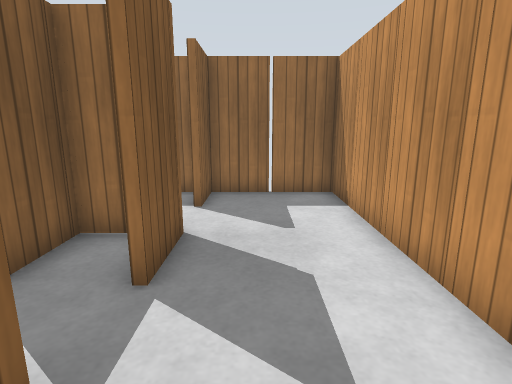
[1] (above)

24 first-person views from a walk through a world built for the Gazebo simulator. The camera is 1 m above the floor, tilts 12° down and sees 80° across. The floor is counted in squares, 0.5 m on a side. Each view is taken from the middle of a square. On the plan, view 1 faces up. The plan holds only what a view shows up to about 17 squares ahead; the rest is blank. Gazebo's built-in surfaces are drawn with simple patterns.

[2]
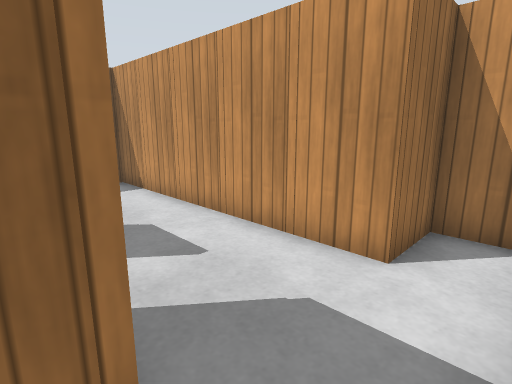

[3]
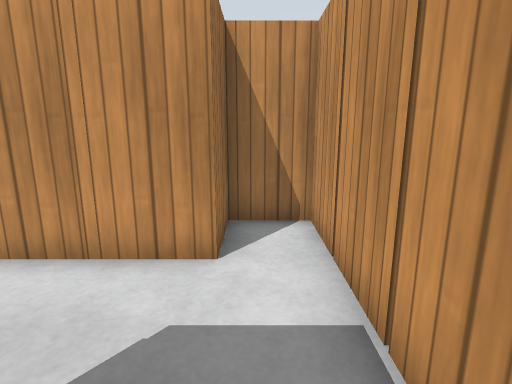

[4]
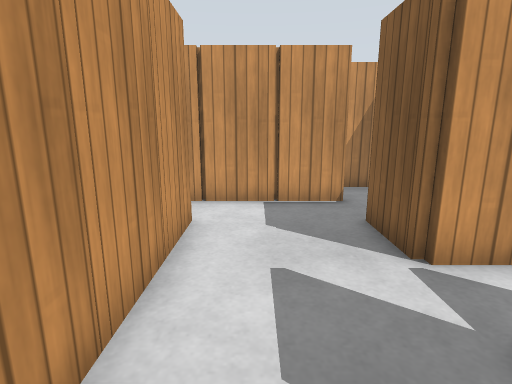

[5]
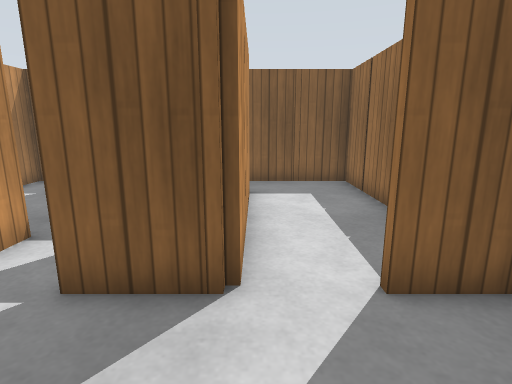

[6]
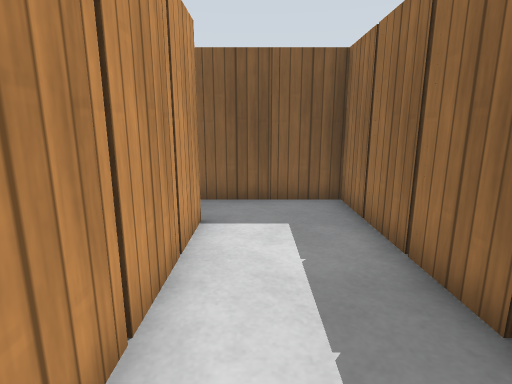

[7]
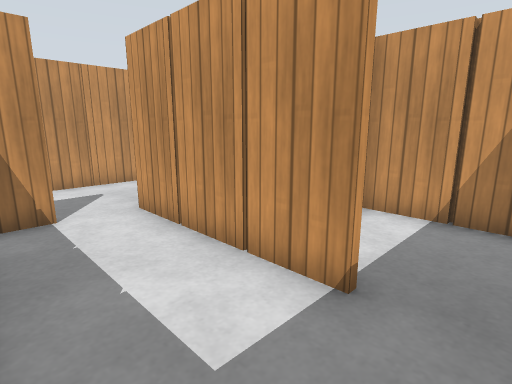

[8]
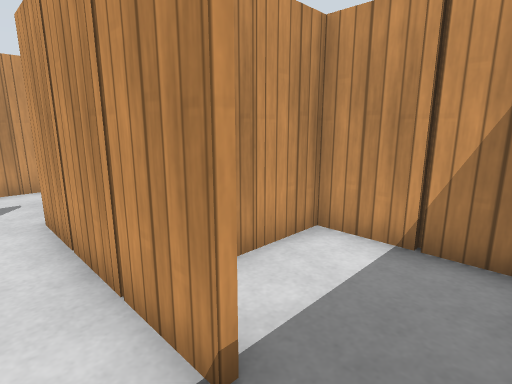

[9]
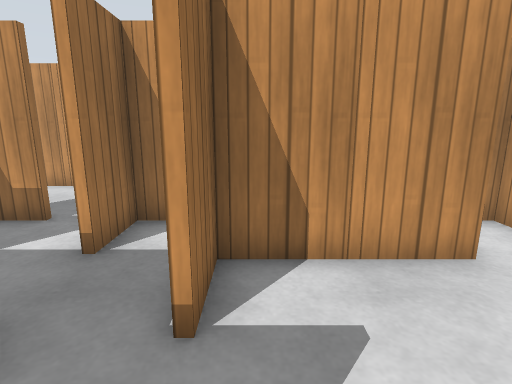

[10]
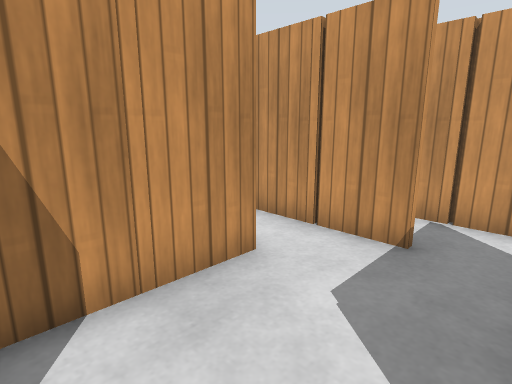

[11]
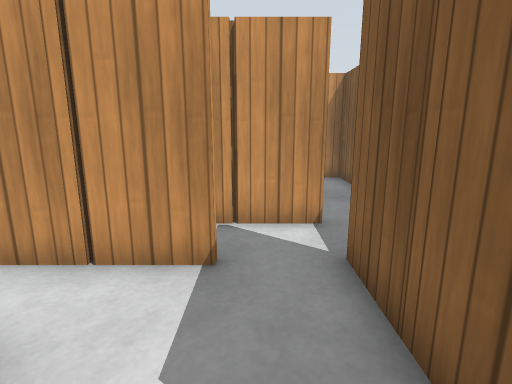

[12]
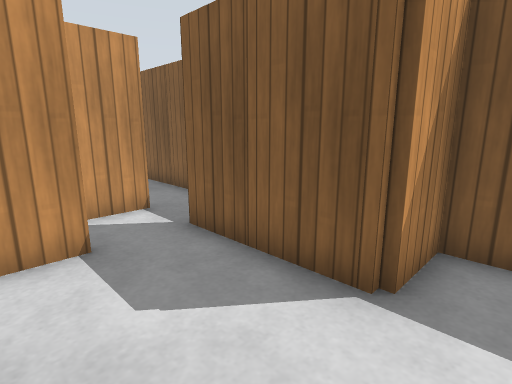

[13]
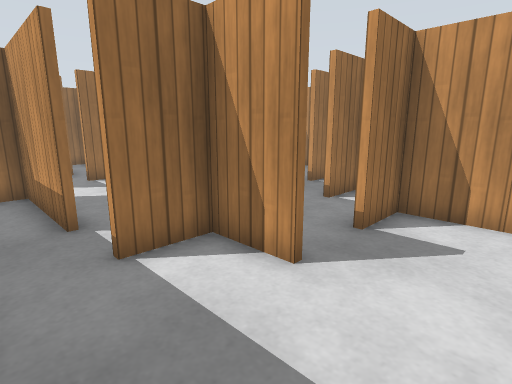

[14]
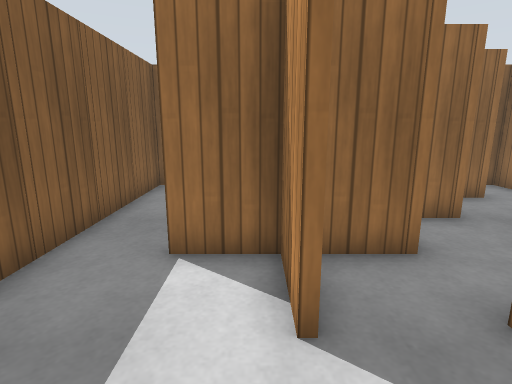

[15]
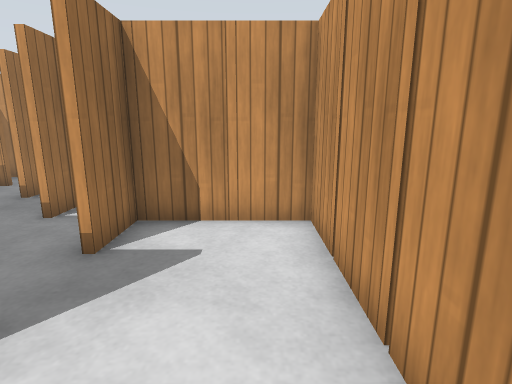

[16]
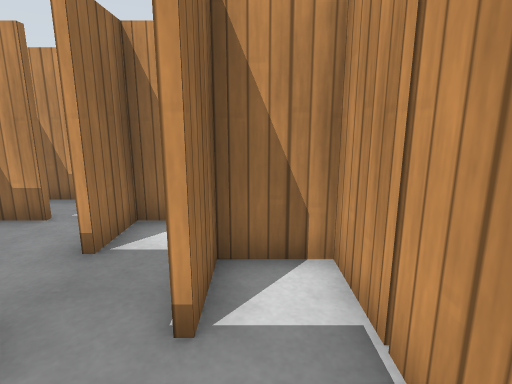

[17]
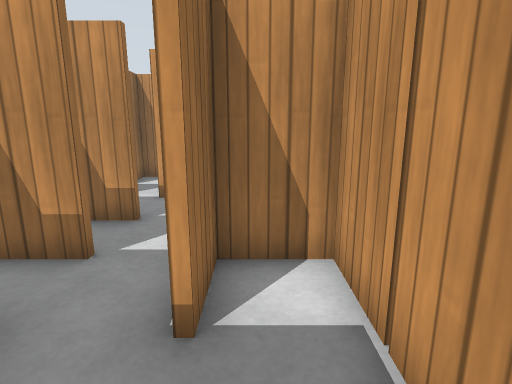

[18]
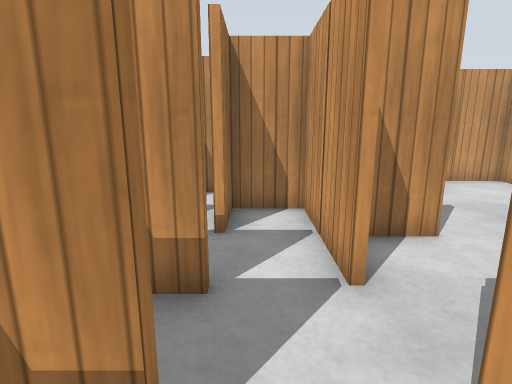

[19]
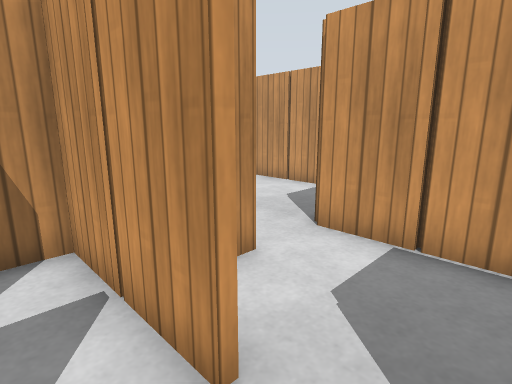

[20]
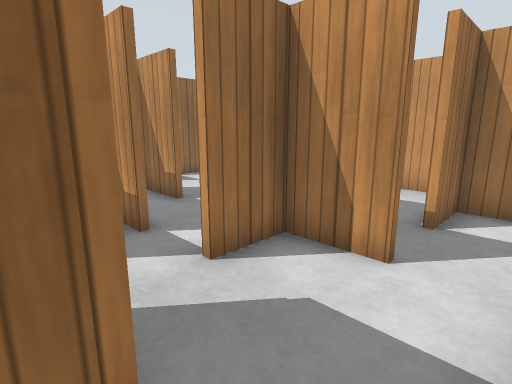

[21]
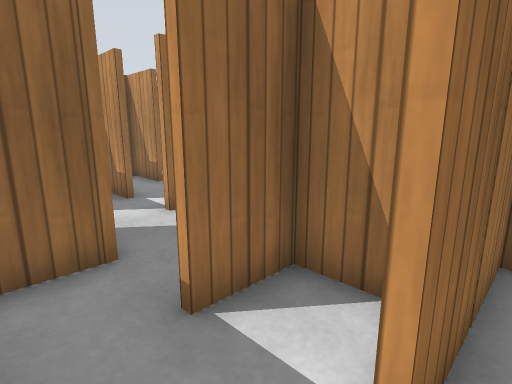

[22]
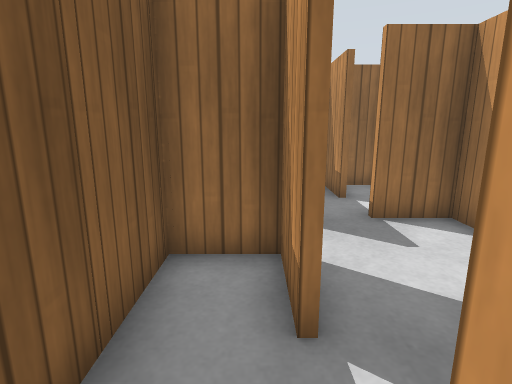

[23]
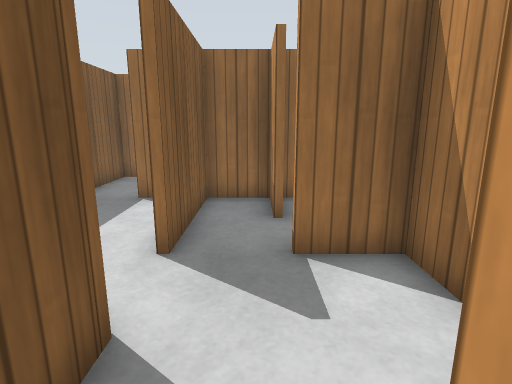

[24]
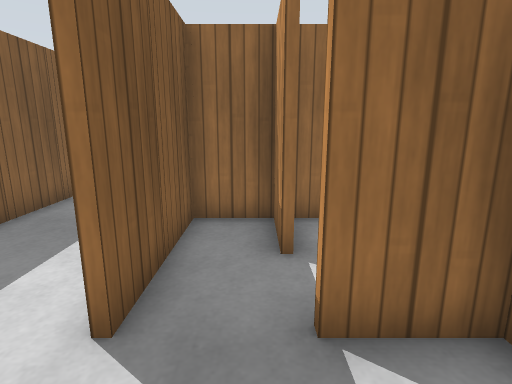

### Floor plan
Points are (right, up) in squares from view 1. A wall is a line through its corners. A room is listed if a view was taken in it or the views show most of it. See-through windows are left out.
Room 1 (views 1, 4, 5, 6, 19, 22, 23, 24)
walls: (6.6, 2.5) (6.6, 1.5); (6.4, -2.5) (6.4, -0.4) (3.4, -0.4); (4.6, -1.5) (4.6, -2.6); (10.4, 0.1) (10.4, 1.6) (8.5, 1.6); (8.4, 3.5) (8.4, 5.5); (10.5, -2.4) (9.6, -2.4); (6.6, 4.5) (6.6, 3.4); (2.4, -0.4) (2.4, 9.5); (8.5, -4.4) (6.5, -4.4); (2.4, -2.2) (4.4, -2.2) (4.4, -1.4); (4.4, -4.5) (4.4, -3.5); (5.1, 5.6) (4.5, 5.6); (10.1, 5.6) (7.5, 5.6); (6.5, -6.4) (4.5, -6.4); (4.5, -6.2) (8.4, -6.2) (8.4, -5.4); (2.6, 6.5) (2.6, 5.5); (-1.4, 0.6) (-1.4, -0.4); (6.4, -8.5) (6.4, -7.4); (10.5, -8.4) (8.5, -8.4); (-1.4, 5.5) (-1.4, 3.5); (3.1, 9.4) (-1.4, 9.4) (-1.4, 7.5); (5.6, -10.2) (6.5, -10.2); (2.6, 9.5) (2.6, 7.4); (-2.5, 5.8) (-1.5, 5.8); (9.4, -14.2) (12.4, -14.2) (12.4, -12.1)
ways out: opening at (1.8, -2.2) to room 2; opening at (4.5, -9) to room 2; opening at (-1.5, 7) to room 3; opening at (-1, 3) to room 3
objects: wooden post (-1, 1); wooden post (-1, 5); wooden post (1, 10); wooden post (3, -7); wooden post (3, -3); wooden post (3, -2); wooden post (3, 1); wooden post (3, 3); wooden post (3, 5); wooden post (3, 7); wooden post (5, -3); wooden post (5, -1); wooden post (5, 0); wooden post (7, -11) to (7, -10); wooden post (7, -7); wooden post (7, -6); wooden post (7, -1); wooden post (7, 3); wooden post (7, 5); wooden post (7, 6); wooden post (9, -5); other object (9, 5); wooden post (11, -14); wooden post (11, -9); wooden post (11, -3); wooden post (11, 1); wooden post (13, -13); wooden post (13, -7)
Room 2 (views 2, 3, 9, 10, 11, 12, 13, 14, 15, 16, 17, 18, 20, 21)
walls: (-3.4, -8.4) (-7.5, -8.4); (-5.5, -6.2) (-1.5, -6.2); (-3.6, -4.5) (-3.6, -1.4); (-1.4, -6.4) (-2.4, -6.4); (-2.9, -4.2) (-1.9, -4.2); (-0.9, -8.2) (2.4, -8.2) (2.4, -7.4); (-2.9, -10.2) (0.4, -10.2) (0.4, -9.4); (-7.6, -6.5) (-7.6, -2.4) (-9.4, -2.4) (-9.4, -11.5); (-7.5, -8.2) (-5.5, -8.2); (-7.4, -5.4) (-7.4, -6.5); (-5.6, -10.5) (-5.6, -8.5); (-1.5, -10.4) (-3.5, -10.4); (0.6, -4.4) (0, -4.4); (-1.5, -2.2) (2.4, -2.2); (-7.4, -2.5) (-7.4, -4.5); (2.5, -6.4) (0.5, -6.4); (-3.5, -0.4) (-5.5, -0.4); (2.6, -8.4) (-1.5, -8.4); (2.4, -4.5) (2.4, -3.5); (-1.4, -0.4) (-2, -0.4); (-6.6, -14.2) (-1.6, -14.2) (-1.6, -11.5); (-9.4, -12.6) (-9.4, -14.2) (-8.8, -14.2); (3.2, -10.2) (5.6, -10.2); (-9.4, -1.2) (-9.4, -2.2) (-7.5, -2.2); (-1.5, 1.6) (-3.5, 1.6); (4.5, -10.4) (2.5, -10.4); (-7.6, 1.8) (-6.6, 1.8); (3.4, -0.4) (2.4, -0.4)
ways out: opening at (1.8, -2.2) to room 1; opening at (4.5, -9) to room 1; opening at (-5.5, 2) to room 3
objects: other object (-10, -12); wooden post (-10, -10); wooden post (-10, -8); wooden post (-10, -6); wooden post (-10, -4); wooden post (-7, -5); wooden post (-7, -3); wooden post (-7, 1); wooden post (-7, 2); wooden post (-5, -14); wooden post (-5, -9); wooden post (-5, -8); wooden post (-3, -14); wooden post (-3, -6); wooden post (-3, -3); wooden post (-3, -1); wooden post (-1, -13); wooden post (-1, -11); wooden post (-1, -10); wooden post (1, -9); wooden post (1, -8); wooden post (1, -3); wooden post (1, -2); wooden post (5, -13) to (5, -12); wooden post (5, -11); wooden post (5, -10)
Room 3 (views 7, 8)
walls: (-7.5, 5.8) (-2.5, 5.8); (-3.8, 5.6) (-4.5, 5.6); (-3.4, 4.5) (-3.4, 3.9); (-1.6, 7.5) (-1.6, 8.5); (-1.9, 9.4) (-9.4, 9.4) (-9.4, 6.4); (-6.6, 1.8) (-5.6, 1.8) (-5.6, 4.1); (-1.6, 3.5) (-1.6, 4.6); (-3.5, 1.8) (-1.5, 1.8); (-8.8, 1.8) (-7.6, 1.8)
ways out: opening at (-1.5, 7) to room 1; opening at (-1, 3) to room 1; opening at (-5.5, 2) to room 2
objects: wooden post (-10, 6); wooden post (-10, 8); wooden post (-7, 10); wooden post (-5, 3); wooden post (-5, 6); wooden post (-5, 10); wooden post (-3, 5); wooden post (-3, 6)

Where each view was taken, in squares from view 1:
view 1: 0 up, 0 right, facing up
view 2: 2 down, 2 left, facing up-right
view 3: 1 down, 2 left, facing right
view 4: 6 up, 1 right, facing down
view 5: 6 up, 2 right, facing left
view 6: 7 up, 1 left, facing left
view 7: 9 up, 9 left, facing down-right
view 8: 7 up, 9 left, facing down-right
view 9: 1 down, 8 left, facing right
view 10: 1 down, 7 left, facing down-right
view 11: 2 down, 6 left, facing down
view 12: 1 down, 4 left, facing down-left
view 13: 13 down, 9 left, facing up-right
view 14: 13 down, 6 left, facing up
view 15: 13 down, 8 left, facing right
view 16: 9 down, 4 left, facing right
view 17: 7 down, 2 left, facing right
view 18: 5 down, 1 right, facing right
view 19: 5 down, 3 right, facing down-right
view 20: 10 down, 2 right, facing up-right
view 21: 13 down, 1 right, facing up-right
view 22: 5 down, 6 right, facing up
view 23: 3 down, 8 right, facing up
view 24: 1 down, 8 right, facing up
